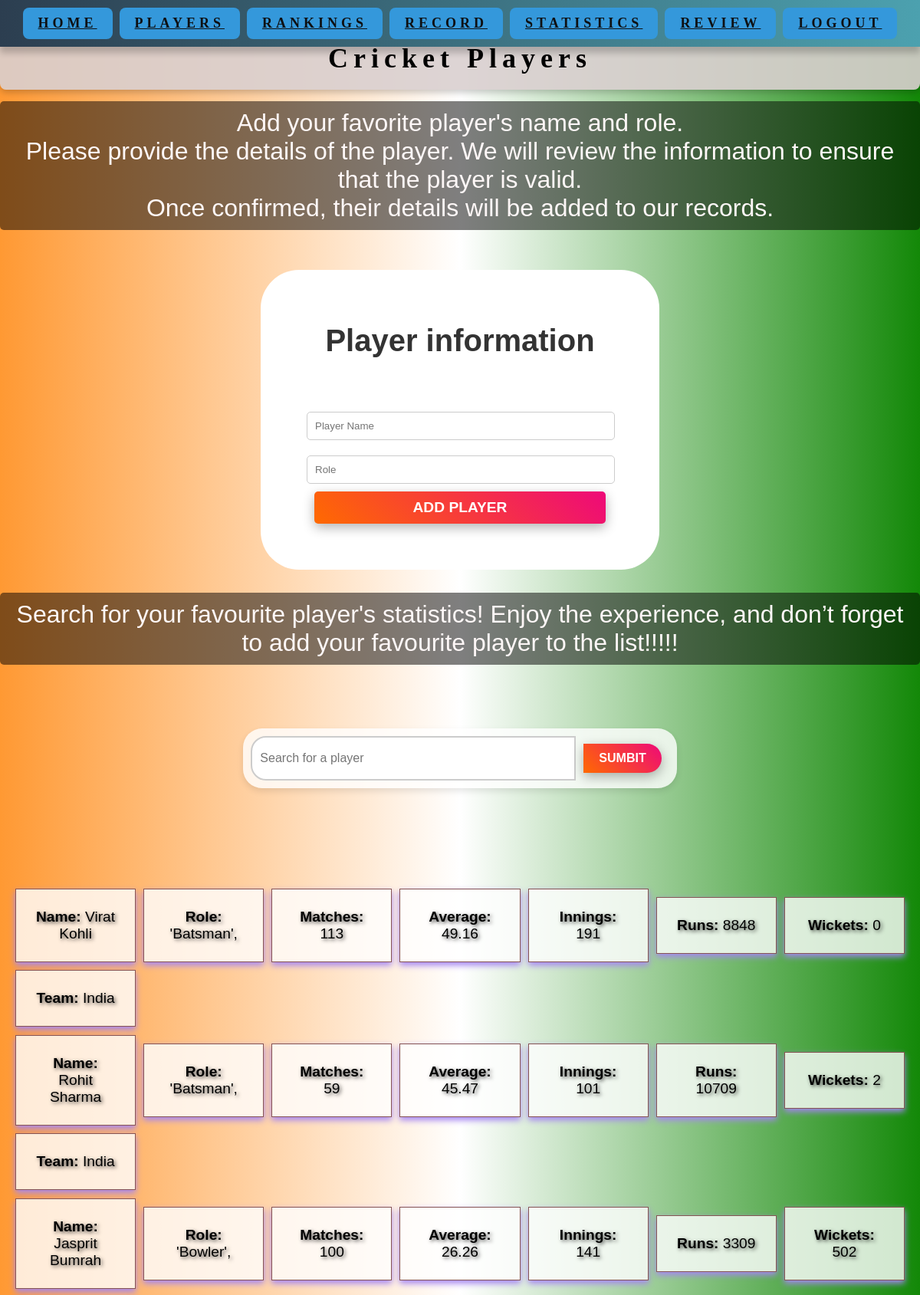
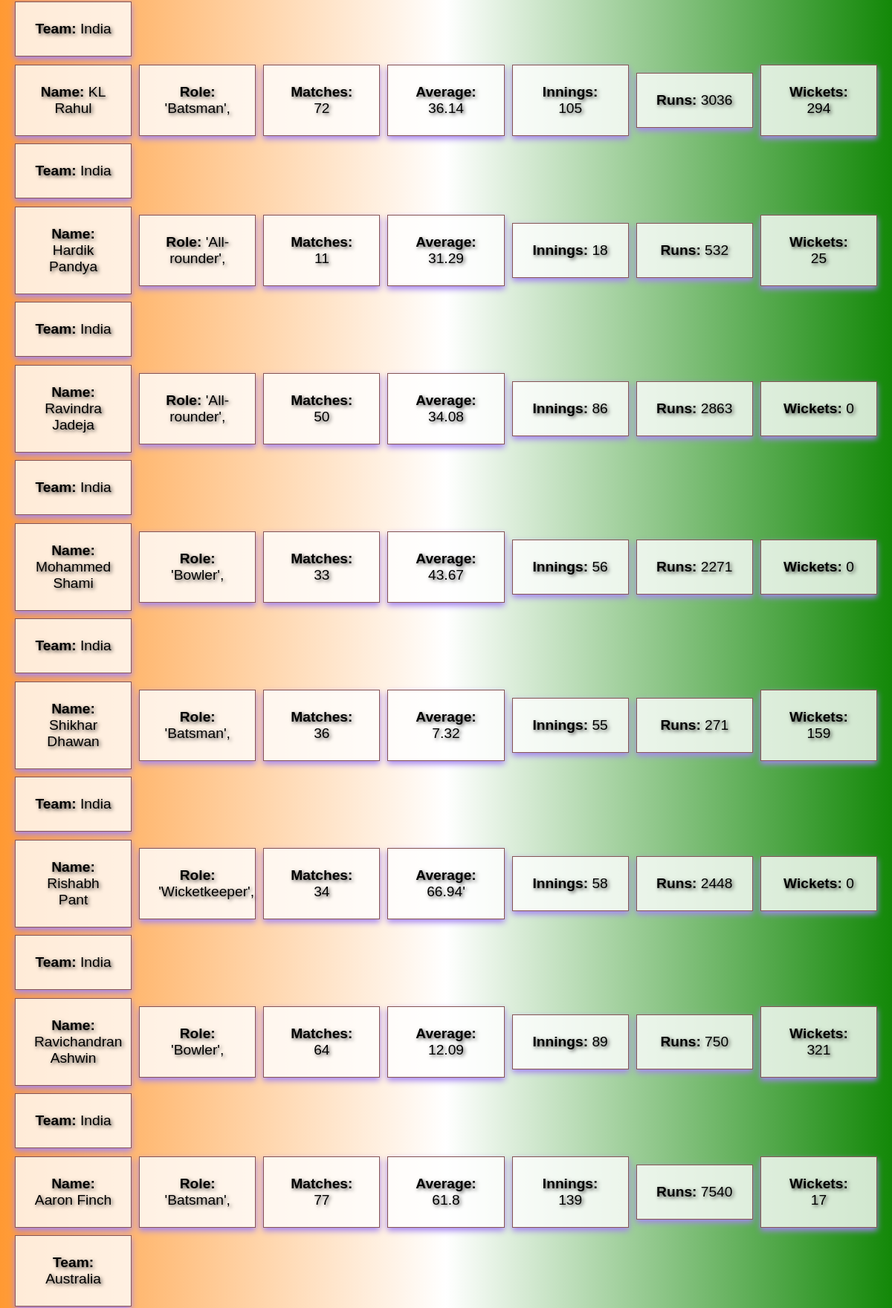
The app's page /Players (upper part) with its own data (2 pictures, top to bottom).
### tables this page shows
CREATE TABLE Matches ("Match id" INTEGER PRIMARY KEY, Playerid INTEGER REFERENCES Player (PlayerId), Matches INTEGER, Innings INTEGER, Runs INTEGER, Wickets INTEGER, Average INTEGER, Team TEXT);

CREATE TABLE Player (PlayerId INTEGER PRIMARY KEY, PlayerName TEXT UNIQUE, Role TEXT, Verified INTEGER DEFAULT 1);

### routes.py (the view)
@app.route('/Players')
def Players():
    conn = get_db_connections()
    cur = conn.cursor()
    cur.execute("""
    SELECT
        Player.PlayerName,
        Player.Role,
        Matches.Matches,
        Matches.Average,
        Matches.Innings,
        Matches.Runs,
        Matches.Wickets,
        Matches.Team
    FROM Player
    INNER JOIN Matches ON Player.PlayerId = Matches.PlayerId
    WHERE Player.Verified = 1
""")
    Crickets = cur.fetchall()
    conn.close()
    return render_template("Players.html", Crickets=Crickets)  # Render players page

### routes.py (called while the page is built)
def get_db_connections():
    conn = sqlite3.connect(DATABASE)
    conn.row_factory = sqlite3.Row
    return conn

### templates/Players.html (shortened to what this page needs)
<!DOCTYPE html>
<html lang="en">
<head>
    <link rel="stylesheet" href="/static/style.css">
</head>
<nav class="Nav-bar">
    <strong><a href="/about">Home</a></strong>
    <strong> <a href="/Players"> Players</a></strong>
    <strong><a href="/Ranking">Rankings</a></strong>
    <strong><a href="/Record">Record</a></strong>
    <strong><a href="/Stats">Statistics</a></strong>
    <strong><a href="/Review">Review</a></strong>
    <strong><a href="/login">Logout</a></strong>
</nav>
<body class="home-style">
    <h1 class="stats1">Cricket Players</h1>
    <p class="Instruction-player">Add your favorite player's name and role.<br>
        Please provide the details of the player. We will review the information to ensure that the player is valid.<br>
        Once confirmed, their details will be added to our records.</p>
    <div class="login">
        <div class="login-box">
            <p class="playerp">Player information</p>
            <form class="Player-form" action="{{ url_for('addplayer') }}" method="post">
                <input class="form-input" type="text" name="player_name" placeholder="Player Name" required>
                <input class="form-input" type="text" name="role" placeholder="Role" required>
                <button class="form-button" type="submit">Add Player</button>
            </form>
        </div>
    </div>
<p class="Instruction-player"> Search for your favourite player's statistics!
    Enjoy the experience, and don’t forget to add your favourite player to the list!!!!!
</p>
<div class="Serach-bar">
    <form action="{{url_for('search')}}" method="GET">
        <input type="text" name="query" placeholder="Search for a player" required>
       <div class="sumbit"> <button type="submit">Sumbit</button>
</div>
    </form>
</div>
    <div class="Ranking-grid">
    <div class="Ranking-grid">
        {% for Cricket in Crickets %}
        <div class="Brid">
            <div class="item">
                <strong class="RSwords">Name:</strong> {{ Cricket[0] }}
            </div>
            <div class="item">
                <strong class="RSwords">Role:</strong> {{ Cricket[1] }}
            </div>
            <div class="item">
                <strong class="RSwords">Matches:</strong> {{ Cricket[2] }}
            </div>
            <div class="item">
                <strong class="RSwords">Average:</strong> {{ Cricket[3] }}
            </div>
            <div class="item">
                <strong class="RSwords">Innings:</strong> {{ Cricket[4] }}
            </div>
            <div class="item">
                <strong class="RSwords">Runs:</strong> {{ Cricket[5] }}
            </div>
            <div class="item">
                <strong class="RSwords">Wickets:</strong> {{ Cricket[6] }}
            </div>
            <div class="item">
                <strong class="RSwords">Team:</strong> {{ Cricket[7] }}
            </div>
        </div>
        {% endfor %}
    </div>
    </div>
</body>
</html>

### static/style.css (style rules this page uses)
.home-style { margin: 0; padding: 0; font-family: Arial, Helvetica, sans-serif; background: linear-gradient(to right, #FF9933, #FFFFFF, #138808); color: #333; display: flex; flex-direction: column; min-height: 100vh; overflow-x:hidden ; }
.Nav-bar { position: fixed; left: 50%; transform: translateX(-50%); width: calc(100% - 20px); top: 0; background: linear-gradient(to right, #2c3e50, #4ca1af); padding: 10px 10px; box-shadow: 0 8px 8px rgba(0, 0, 0, 0.2); text-align: center; letter-spacing: 5px; z-index: 1; }
.Nav-bar { font-family: Dancing Script; font-size: 16px; text-transform: uppercase; text-decoration: none; }
h1 { font-size: 100px; margin: 0; color: #e74c3c; }
p { font-size: 20px; margin: 10px 0; }
a { display: inline-block; padding: 10px 20px; font-size: 18px; color: #db5151; background-color: #3498db; border-radius: 8px; }
.stats1 { position: relative; top: 15px; text-align: center; font-size: 36px; padding: 20px; background-color: rgba(218, 208, 208, 0.9); color: black; font-family: Pinyon Script; margin-top: 20px; margin-bottom: 20px; letter-spacing: 7px; border-radius: 8px; box-shadow: 0 4px 8px rgba(0, 0, 0, 0.2); }
form { position: relative; display: flex; flex-direction: column; top: 20px; widows: 100%; }
.form-input { width: calc(100% - 20px); padding: 10px; margin: 10px 0; border: 1px solid #ccc; border-radius: 5px; }
.form-button { position: relative; bottom: 10px; background-color: #865454; color: white; border: none; padding: 10px 15px; border-radius: 5px; cursor: pointer; font-size: larger; transition: background-color 0.3s; }
.login { flex: 1; display: flex; justify-content: center; align-items: center; height: 100%; padding: 20px; }
.login-box { background: white; padding: 60px; border-radius: 50px; box-shadow: 0 4px 8px rgba (0,0,0,0.2); max-width: 400px; width: 100%; }
.Instruction-player { text-align: center; text-decoration: double; font-size: xx-large; color: rgb(254, 247, 247); background-color: rgba(0, 0, 0, 0.5); padding: 10px; border-radius: 5px; }
.playerp { font-family: Arial, "Helvetica Neue", Helvetica, sans-serif; font-size: 40px; font-weight: bolder; text-align: center; }
.Serach-bar { display: flex; justify-content: center; align-items: center; height: 100px; margin-top: 20px; }
.Serach-bar form { display: flex; flex-direction: row; background: rgba(255, 255, 255, 0.8); padding: 10px; border-radius: 25px; box-shadow: 0 4px 8px rgba(0, 0, 0, 0.1); }
.Serach-bar input[type="text"] { padding: 10px; border: 2px solid #ccc; border-radius: 20px 0 0 20px; width: 400px; font-size: 16px; outline: none; }
.sumbit button[type="submit"] { position: static; padding: 10px 20px; border: none; background-color: #334456; color: white; cursor: pointer; border-radius: 0 20px 20px 0; font-size: 16px; }
p { margin-bottom: 1em; }
a { color: #0e1012; text-decoration: underline; }
.Ranking-grid { display: flex; flex-direction: column; gap:11px; padding: 10px; margin-top: 60px; }
.Brid { display: grid; grid-template-columns: repeat(auto-fit, minmax(150px, 1fr)); gap: 10px; align-items: center; color: #ffffff; text-shadow: 2px 2px 5px rgba(0, 0, 0, 0.7); }
.item { background-color: rgba(255, 255, 255, 0.8); text-align: center; padding: 25px; border: 1px solid #865454; font-size: larger; box-shadow: 0 4px 8px rgb(165, 133, 241); color: #000; }
button { padding: 15px 40px; border: none; border-radius: 50px; background: linear-gradient(45deg, #ff6a00, #ee0979); color: white; font-size: 18px; font-weight: bold; cursor: pointer; margin: 10px; transition: transform 0.2s, opacity 0.3s; box-shadow: 0 5px 15px rgba(0, 0, 0, 0.3); text-transform: uppercase; }

### records on screen
Matches: PlayerName "Virat Kohli", Role "'Batsman',", Matches "113", Average "49.16", Innings "191", Runs "8848", Wickets "0", Team "India"
Matches: PlayerName "Rohit Sharma", Role "'Batsman',", Matches "59", Average "45.47", Innings "101", Runs "10709", Wickets "2", Team "India"
Matches: PlayerName "Jasprit Bumrah", Role "'Bowler',", Matches "100", Average "26.26", Innings "141", Runs "3309", Wickets "502", Team "India"
Matches: PlayerName "KL Rahul", Role "'Batsman',", Matches "72", Average "36.14", Innings "105", Runs "3036", Wickets "294", Team "India"
Matches: PlayerName "Hardik Pandya", Role "'All-rounder',", Matches "11", Average "31.29", Innings "18", Runs "532", Wickets "25", Team "India"
Matches: PlayerName "Ravindra Jadeja", Role "'All-rounder',", Matches "50", Average "34.08", Innings "86", Runs "2863", Wickets "0", Team "India"
Matches: PlayerName "Mohammed Shami", Role "'Bowler',", Matches "33", Average "43.67", Innings "56", Runs "2271", Wickets "0", Team "India"
Matches: PlayerName "Shikhar Dhawan", Role "'Batsman',", Matches "36", Average "7.32", Innings "55", Runs "271", Wickets "159", Team "India"
Matches: PlayerName "Rishabh Pant", Role "'Wicketkeeper',", Matches "34", Average "66.94'", Innings "58", Runs "2448", Wickets "0", Team "India"
Matches: PlayerName "Ravichandran Ashwin", Role "'Bowler',", Matches "64", Average "12.09", Innings "89", Runs "750", Wickets "321", Team "India"
Matches: PlayerName "Aaron Finch", Role "'Batsman',", Matches "77", Average "61.8", Innings "139", Runs "7540", Wickets "17", Team "Australia"
